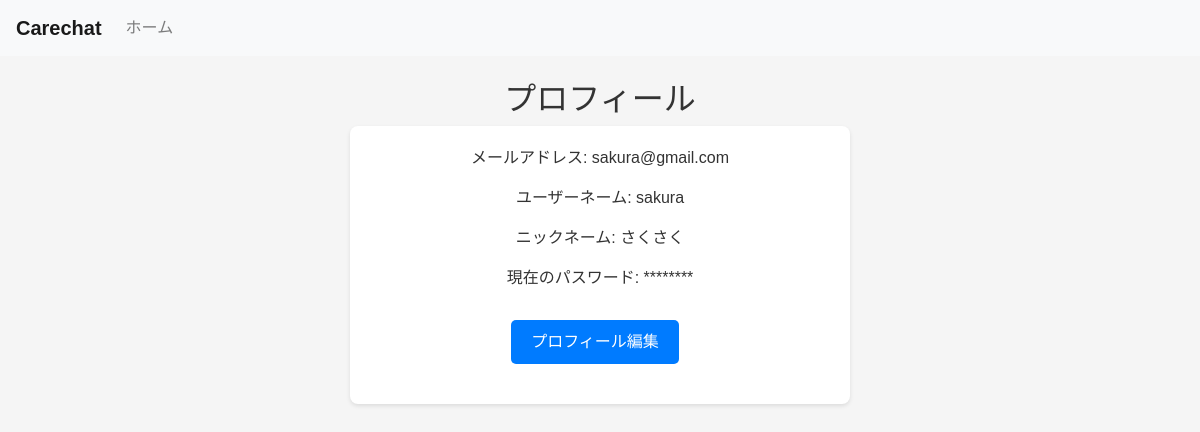
Page /profile/ (signed in) on the committed database.
### firstapp/models.py (models this page shows, shortened)
class User(AbstractBaseUser, PermissionsMixin):
    email = models.EmailField('メールアドレス', max_length=255, unique=True)
    username = models.CharField('ユーザー名', max_length=255)
    nickname = models.CharField('ニックネーム', max_length=255, null=True, blank=True)
    is_active = models.BooleanField('アクティブ', default=True)
    is_staff = models.BooleanField('スタッフ', default=True)
    created_at = models.DateTimeField('登録日時', auto_now_add=True)
    updated_at = models.DateTimeField('最終更新日時', auto_now=True)
    objects = UserManager()
    USERNAME_FIELD = 'email'
    REQUIRED_FIELDS = ['username']

### firstapp/views.py (the view)
# urls.py: path('profile/', views.profile, name='profile'),
@login_required
def profile(request):
    if request.method == 'POST':
        form = UserEditForm(request.POST, instance=request.user)
        if form.is_valid():
            user = form.save()
            new_password = form.cleaned_data.get('new_password')
            if new_password:
                user = authenticate(email=user.email, password=new_password)
                if user:
                    login(request, user)
            return redirect('firstapp:profile')  # 更新後はプロフィールにリダイレクト
    else:
        form = UserEditForm(instance=request.user)
    return render(request, 'firstapp/profile.html', {'form': form})

### firstapp/templates/firstapp/profile.html (shortened to what this page needs)
{% extends 'firstapp/base.html' %}
{% block content %}
<h2>プロフィール</h2>
<div class="profile-container">
  <div class="user-info">
      <p>メールアドレス: {{ user.email }}</p>
      <p>ユーザーネーム: {{ user.username }}</p>
      <p>ニックネーム: {{ user.nickname }}</p>
      <p>現在のパスワード: ********</p>
  </div>
  <div style="text-align: center;">
  <a href="{% url 'firstapp:edit_profile' %}" class="btn btn-primary">プロフィール編集</a>
  </div>
</div>
{% endblock %}

### firstapp/static/css/styles.css (style rules this page uses)
h2 { text-align: center; }
body { font-family: 'Arial', sans-serif; background-color: #f5f5f5; color: #333; }
a { text-decoration: none; }
.btn-primary, .btn-secondary { width: auto; font-size: 16px; padding: 10px 20px; margin: 20px auto; }
button, .btn-primary, .btn-secondary { background-color: #007bff; color: white; border: none; padding: 10px 20px; margin-top: 10px; margin-right: 10px; border-radius: 5px; cursor: pointer; width: auto; box-sizing: border-box; }
.profile-container { max-width: 500px; margin: auto; padding: 20px; background: #ffffff; border-radius: 8px; box-shadow: 0 2px 4px rgba(0, 0, 0, 0.1); }
.user-info { text-align: center; margin: 0 auto; margin-bottom: 20px; }

### rows in the picture
User: email "sakura@gmail.com", username "sakura", nickname "さくさく"
